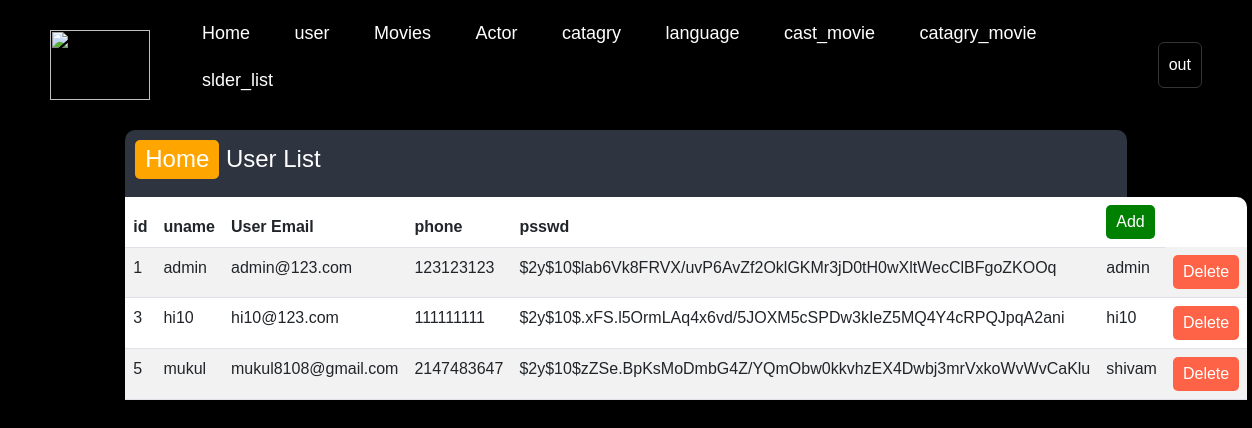
Screenshot of /admin/user_list.php (signed in) with the database file from the repository.
### tables this page shows
CREATE TABLE `user` (
  `u_id` int(10) NOT NULL,
  `uname` varchar(100) NOT NULL,
  `uemail` varchar(100) NOT NULL,
  `uphone` int(10) NOT NULL,
  `upass` text NOT NULL,
  `ufrands` varchar(50) NOT NULL
);

### admin/user_list.php (the view, shortened to what this page needs)
<!DOCTYPE html>
<html lang="en">
<head>
    <link href="https://cdn.jsdelivr.net/npm/bootstrap@5.3.0-alpha1/dist/css/bootstrap.min.css" rel="stylesheet">
</head>
<body>
<?php require("../fronend/nev_admin.php"); ?>
    <div class="table-container">
        <div class="table-header">
               <h4><a href="admin.php"><button class="btn-back"   >Home</button></a>  User List</h4>
        </div>
        <table class="table table-striped">
            <thead>
            <tr>
                    <th>id</th>
                    <th>uname</th>
                    <th>User Email</th>
                    <th>phone</th>
                    <th>psswd</th>
                    <th><a href="user_reg.php"><button class="btn-add"  formaction = 'user_add.php' >Add</button></a></th>
                </tr>
            </thead>
            <tbody>
                <?php
                    require("../backend/db01.php");
                    $query =  "SELECT * FROM user";
                    $result = mysqli_query($conn, $query);
                    if (mysqli_num_rows($result) > 0) {
                        while($row = mysqli_fetch_assoc($result)) {
                    ?>
                <tr>
                    <td><?php echo $row["u_id"]; ?></td>
                    <td><?php echo $row["uname"]; ?></td>
                    <td><?php echo $row["uemail"]; ?></td>
                    <td><?php echo $row["uphone"]; ?></td>
                    <td><?php echo $row["upass"]; ?></td>
                    <td><?php echo $row["ufrands"]; ?></td>
                    <td>
                        <form action="" method="post">
                        <button class="btn-delete" formaction = 'user_conf_del.php' >Delete</button>
                        </form>
                    </td>
                </tr>
                <?php
}
} else {
    echo "0 results";
}
 ?>
            </tbody>
        </table>
    </div>
</body>
</html>

### style.css (style rules this page uses)
* { margin: 0; padding: 0; font-family: sans-serif; box-sizing: border-box; }
body { background: black; color: beige; }

### admin/user_list.php (style rules this page uses)
body { font-family: Arial, sans-serif; }
.table-container { margin: 50px auto; width: 80%; }
.table-header { background-color: #2E3440; color: white; padding: 10px; border-top-left-radius: 10px; border-top-right-radius: 10px; }
.table { background-color: white; border-radius: 10px; }
.btn-delete { background-color: #FF6347; color: white; border: none; border-radius: 5px; padding: 5px 10px; }
.btn-add { background-color: green; color: white; border: none; border-radius: 5px; padding: 5px 10px; }
.btn-back { background-color: orange; color: white; border: none; border-radius: 5px; padding: 5px 10px; }

### rows the page displays
user: u_id "1", uname "admin", uemail "admin@123.com", uphone "123123123", upass "$2y$10$lab6Vk8FRVX/uvP6AvZf2OklGKMr3jD0tH0wXltWecClBFgoZKOOq", ufrands "admin"
user: u_id "3", uname "hi10", uemail "hi10@123.com", uphone "111111111", upass "$2y$10$.xFS.l5OrmLAq4x6vd/5JOXM5cSPDw3kIeZ5MQ4Y4cRPQJpqA2ani", ufrands "hi10"
user: u_id "5", uname "mukul", uemail "mukul8108@gmail.com", uphone "2147483647", upass "$2y$10$zZSe.BpKsMoDmbG4Z/YQmObw0kkvhzEX4Dwbj3mrVxkoWvWvCaKlu", ufrands "shivam"
